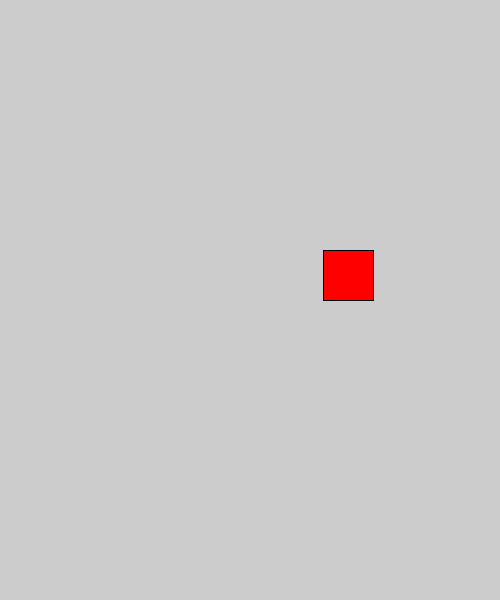
Frame 1 (no input)
Frame 60 (the mouse pressed at the canvas centre just before this capture): identical to frame 1, image omitted
Frame 120 (the mouse held since frame 60 and released just before this capture): identical to frame 1, image omitted

The Processing sketch that drew this single still picture (run headless with seeded random() and noise(); from frame 60 on, the mouse is pressed at the canvas centre):

// Processing sketch: change_location_in_x_axis
// ── change_location_in_x_axis.pde
float circleX,circleY;
 void setup()
{size(500,600);
circleX= random( 0,width);
}
void draw()
{stroke(0);

fill(255,0,0);
rect(circleX,250,50,50);
//circleX= circle+1;
}
